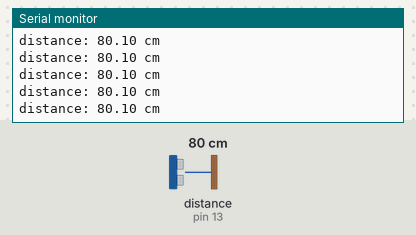
Bench run of a sketch on a simulated Arduino Uno, built with avr-gcc and run on an emulated ATmega328P. On the bench: the last lines printed to the serial monitor. Wiring (inferred from the names in the program): ultrasonic range finder: trigger pin 12; echo pin 13. The test bench sets the inputs (shaded band); at power-on: distance to the obstacle (sensor on pin 13) 80 cm. The echo pulse lasts 58.3 µs per cm.

Above: at 1.2 s.
1.3 s: distance to the obstacle (sensor on pin 13) set to 2 cm
At 1.38 s:
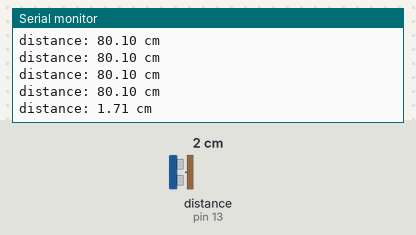
2.8 s: distance to the obstacle (sensor on pin 13) set to 250 cm
At 2.9 s:
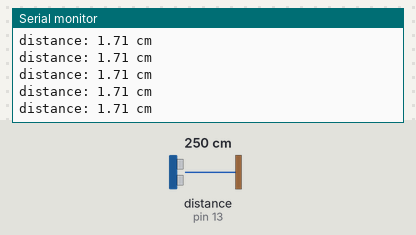
5.8 s: distance to the obstacle (sensor on pin 13) set to 35 cm
At 5.8 s:
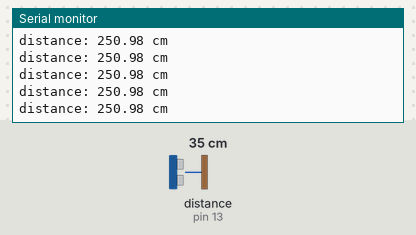
8.8 s: distance to the obstacle (sensor on pin 13) set to 250 cm
At 8.9 s:
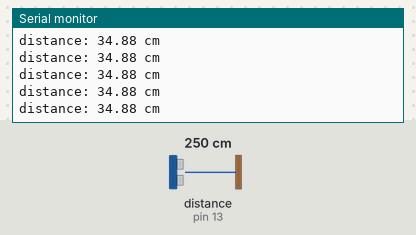
Timing chart, 0 to 11.8 s (numbered marks = the images above; inputs shaded):
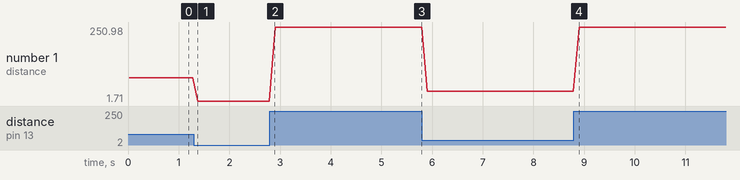

The sketch:

4_3_7_Read_Distance.ino
```cpp
/*
 * 文件名 : Read_Distance
 * 功能   : 读取超声波传感器检测到的距离值
 * 编译IDE：ARDUINO 2.3.6
 * 作者   : https://www.keyesrobot.cn/
*/
// 定义超声波传感器的引脚
const int trigPin = 12; //trig接D12
const int echoPin = 13; //echo接D13

// 读取传感器数据的功能原型
float readSensorData();

void setup() {
  // 以9600波特率开始串行通信
  Serial.begin(9600);
  // 设置echoPin为输入模式，trigPin为输出模式
  pinMode(trigPin, OUTPUT);
  pinMode(echoPin, INPUT);
  // 打印传感器信息到串行监视器
  Serial.println("Ultrasonic sensor:");
}

void loop() {
  // 读取超声波传感器的距离值
  float distance = readSensorData();
  // 将测量到的距离打印到串行监视器上
  Serial.print("distance: ");
  Serial.print(distance);
  Serial.println(" cm");
  // 读数之间的延迟
  delay(100);
}

// 从超声波传感器读取数据的功能
float readSensorData() {
  // 在发送高信号之前触发低信号
  digitalWrite(trigPin, LOW);
  delayMicroseconds(2);
  // 给trigPin发送一个10微秒的高信号
  digitalWrite(trigPin, HIGH);
  delayMicroseconds(10);
  // 返回低信号
  digitalWrite(trigPin, LOW);

  // 测量回声屏上高信号的持续时间
  unsigned long microsecond = pulseIn(echoPin, HIGH);

  // 用声速计算距离（29.00µs / cm）
  float distance = microsecond / 29.00 / 2;

  // 返回计算出的距离
  return distance;
}
```

Measured:
- after the input at 1.3 s, the serial monitor: prints a new line after 0.08 s (image 1)
- plotted number 1: 80.1 → 1.71 after the input at 1.3 s, 1.71 → 250.98 after the input at 2.8 s, 250.98 → 34.88 after the input at 5.8 s, 34.88 → 250.98 after the input at 8.8 s
